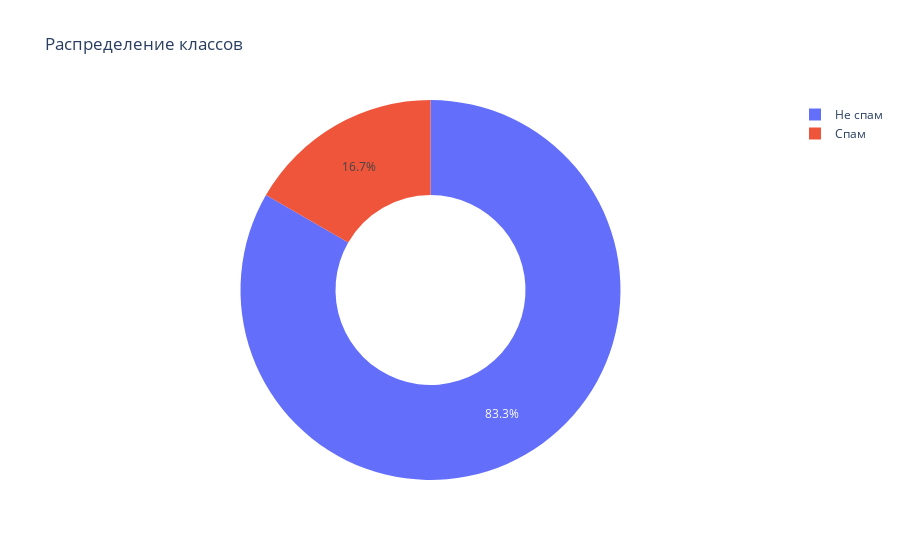

The notebook cell saved with this chart:
### Code cell
# визуализируйте результат: ваш код здесь
class_labels = {0: 'Не спам', 1: 'Спам'}
counts = df['label'].value_counts()
counts.index = counts.index.map(class_labels)
fig = go.Figure(data=[go.Pie(labels=counts.index, values=counts.values, hole=0.5)])
fig.update_layout(title="Распределение классов")
fig.show()

### Figure 1 — Plotly figure (JSON) as saved in the notebook; plotly's stock layout.template omitted (floating-point values rounded to 4 significant figures)
{"data": [{"hole": 0.5, "labels": ["Не спам", "Спам"], "type": "pie", "values": [2500, 500]}], "layout": {"title": {"text": "Распределение классов"}}}
